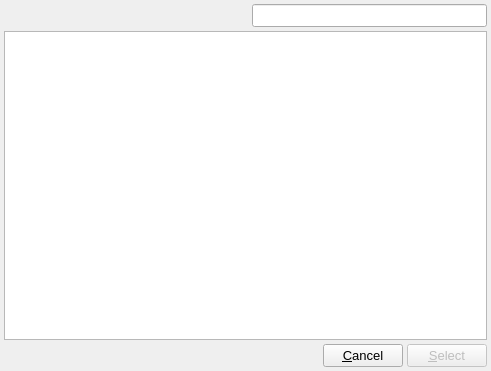
<?xml version="1.0" encoding="UTF-8"?>
<ui version="4.0">
 <class>SelectGenericItemDialog</class>
 <widget class="QDialog" name="SelectGenericItemDialog">
  <property name="windowModality">
   <enum>Qt::ApplicationModal</enum>
  </property>
  <property name="geometry">
   <rect>
    <x>0</x>
    <y>0</y>
    <width>491</width>
    <height>371</height>
   </rect>
  </property>
  <property name="font">
   <font>
    <pointsize>10</pointsize>
   </font>
  </property>
  <property name="windowTitle">
   <string>Select Generic Item</string>
  </property>
  <layout class="QVBoxLayout" name="verticalLayout_3">
   <property name="spacing">
    <number>4</number>
   </property>
   <property name="leftMargin">
    <number>4</number>
   </property>
   <property name="topMargin">
    <number>4</number>
   </property>
   <property name="rightMargin">
    <number>4</number>
   </property>
   <property name="bottomMargin">
    <number>4</number>
   </property>
   <item>
    <layout class="QHBoxLayout" name="FilterLayout">
     <property name="spacing">
      <number>4</number>
     </property>
     <item>
      <spacer name="horizontalSpacer">
       <property name="orientation">
        <enum>Qt::Horizontal</enum>
       </property>
       <property name="sizeHint" stdset="0">
        <size>
         <width>40</width>
         <height>20</height>
        </size>
       </property>
      </spacer>
     </item>
     <item>
      <widget class="QLabel" name="FilterLabel">
       <property name="maximumSize">
        <size>
         <width>20</width>
         <height>20</height>
        </size>
       </property>
       <property name="text">
        <string/>
       </property>
       <property name="pixmap">
        <pixmap resource="main.qrc">:/general/icons/general_filter.svg</pixmap>
       </property>
       <property name="scaledContents">
        <bool>true</bool>
       </property>
      </widget>
     </item>
     <item>
      <widget class="QLineEdit" name="FilterEdit">
       <property name="toolTip">
        <string>Filter templates by name / description</string>
       </property>
      </widget>
     </item>
    </layout>
   </item>
   <item>
    <widget class="QListWidget" name="ItemsList">
     <property name="selectionMode">
      <enum>QAbstractItemView::SingleSelection</enum>
     </property>
     <property name="selectionBehavior">
      <enum>QAbstractItemView::SelectRows</enum>
     </property>
    </widget>
   </item>
   <item>
    <layout class="QHBoxLayout" name="horizontalLayout_2">
     <property name="spacing">
      <number>4</number>
     </property>
     <item>
      <spacer name="horizontalSpacer_2">
       <property name="orientation">
        <enum>Qt::Horizontal</enum>
       </property>
       <property name="sizeHint" stdset="0">
        <size>
         <width>40</width>
         <height>20</height>
        </size>
       </property>
      </spacer>
     </item>
     <item>
      <widget class="QPushButton" name="CancelButton">
       <property name="text">
        <string>&amp;Cancel</string>
       </property>
       <property name="autoDefault">
        <bool>false</bool>
       </property>
      </widget>
     </item>
     <item>
      <widget class="QPushButton" name="SelectButton">
       <property name="enabled">
        <bool>false</bool>
       </property>
       <property name="text">
        <string>&amp;Select</string>
       </property>
      </widget>
     </item>
    </layout>
   </item>
  </layout>
 </widget>
 <resources>
  <include location="main.qrc"/>
 </resources>
 <connections/>
</ui>
